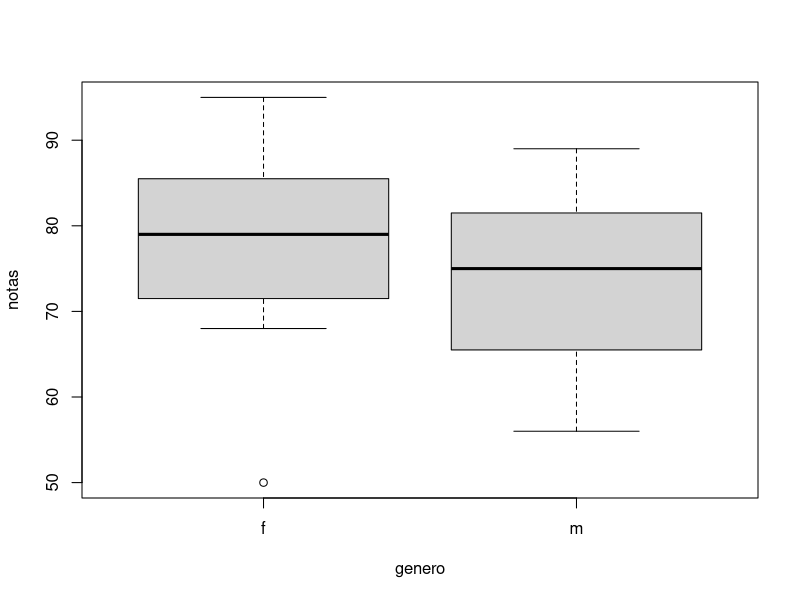

This chart was generated by the following R code:
#ESMA 3016
#EAF/Diciembre 2014
#Lab22: Comparando la media de dos grupos
#usando la prueba de t
#NOTA: Comparacion de notas de varones y mujeres
#Primera manera de entrar los datos 
notas.f=c(50,75,80,68,95,84,78,87)
notas.m=c(56,61,75,89,80,70,83)
t.test(notas.f,notas.m)
#Segundo manera de entrar los datos
#Comparacion grafica con boxplots
notas=c(50,75,80,68,95,84,78,87,56,61,75,89,80,70,83)
genero=c(rep("f",8),rep("m",7))
boxplot(notas~genero)
#Comparacion con una  prueba aproximada de t, asumiendo varianzas #poblacionales distintas
t.test(notas~genero)
#Comparacion con la prueba exacta de t con n+m-2 grados de libertad, #asumiendo varianzas poblacionales iguales
t.test(notas~genero, var.equal=TRUE)
#Probando igualdad de varianzas de grupos usando la prueba de F
var.test(notas.f,notas.m)
#P-value menor que .05 rechaza la hipotesos de igualdad de varianzas
#
#pruebas pareadas de t
#No se quiere que la unidad experimental afecte al tratamiento
notas.before=c(80,70,65,49,85,56,73)
notas.after=c(83,78,66,59,83,65,71)
t.test(notas.before,notas.after,alternative="less",paired=TRUE)
#P-value  menor de .05 rechza la hipotesis nula y se concluye que el #metodo es efectivo

 
